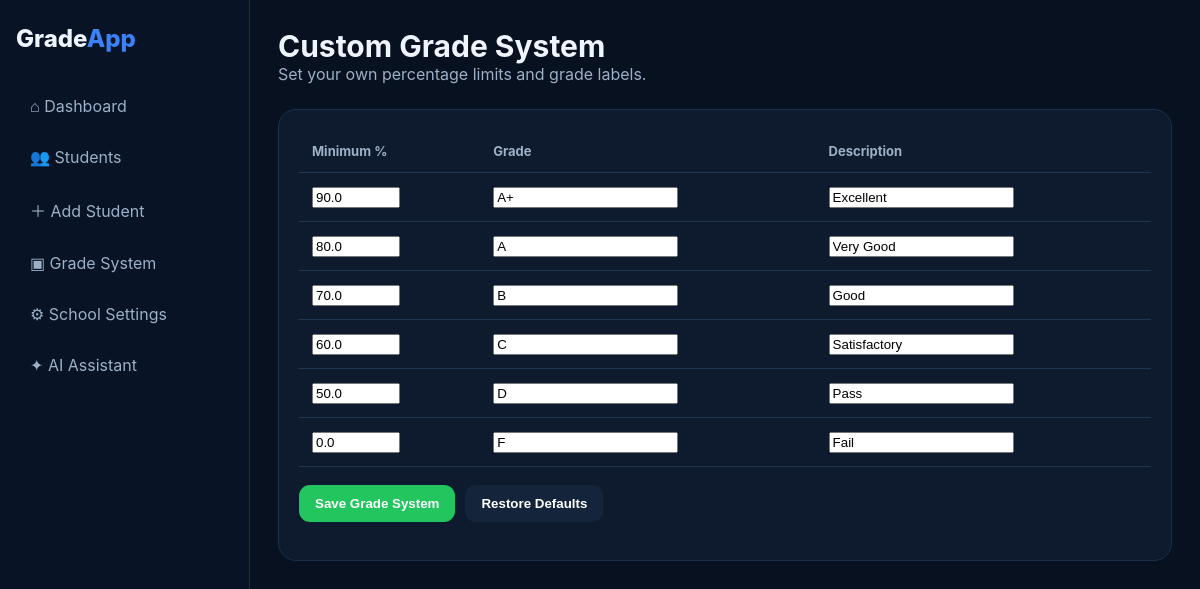
Screenshot of /grades with the database file from the repository.
### tables this page shows
CREATE TABLE grades (
        id INTEGER PRIMARY KEY AUTOINCREMENT,
        min_mark REAL NOT NULL,
        label TEXT NOT NULL,
        description TEXT DEFAULT ''
    );

### app.py (the view, shortened to what this page needs)
@app.route("/grades", methods=["GET", "POST"])
def grades():
    return render_template("grades.html", grades=get_grades())

### app.py (called while the page is built)
def db():
    con = sqlite3.connect(DB_PATH)
    con.row_factory = sqlite3.Row
    return con

def get_settings():
    return dict(db().execute("SELECT * FROM settings WHERE id=1").fetchone())

def get_grades():
    return [dict(r) for r in db().execute(
        "SELECT * FROM grades ORDER BY min_mark DESC"
    ).fetchall()]

@app.context_processor
def inject_globals():
    return {"APP_NAME": APP_NAME, "settings": get_settings()}

### templates/grades.html
{% extends "base.html" %}
{% block content %}
<div class="top"><div><h1>Custom Grade System</h1><div class="muted">Set your own percentage limits and grade labels.</div></div></div>
<form method="post" class="card"><div class="table-wrap"><table><tr><th>Minimum %</th><th>Grade</th><th>Description</th></tr>
{% for g in grades %}<tr><td><input name="min_mark" type="number" min="0" max="100" step="0.01" value="{{g.min_mark}}"></td><td><input name="label" value="{{g.label}}"></td><td><input name="description" value="{{g.description}}"></td></tr>{% endfor %}
</table></div><div class="actions"><button class="btn green">Save Grade System</button><button class="btn secondary" formaction="{{url_for('reset_grades')}}" formmethod="post">Restore Defaults</button></div></form>
{% endblock %}

### templates/base.html (shortened to what this page needs)
<!doctype html><html><head><meta charset="utf-8"><meta name="viewport" content="width=device-width,initial-scale=1">
<title>{{ APP_NAME }}</title><link rel="stylesheet" href="{{ url_for('static', filename='style.css') }}"></head>
<body><div class="layout"><aside class="sidebar"><div class="brand">Grade<span>App</span></div>
<nav class="nav">
<a href="{{url_for('home')}}">⌂ Dashboard</a>
<a href="{{url_for('students')}}">👥 Students</a>
<a href="{{url_for('new_student')}}">＋ Add Student</a>
<a href="{{url_for('grades')}}">▣ Grade System</a>
<a href="{{url_for('settings_page')}}">⚙ School Settings</a>
<a href="#" onclick="alert('AI will be connected after the web app is deployed.');return false;">✦ AI Assistant</a>
</nav></aside><main class="main">
{% block content %}{% endblock %}</main></div></body></html>

### static/style.css (style rules this page uses)
:root { --bg:#07111f;--surface:#0e1b2e;--surface2:#13243b;--input:#0a1627;--text:#eef5ff;--muted:#9db0c8;--primary:#3b82f6;--green:#22c55e;--orange:#f59e0b;--red:#ef4444 }
* { box-sizing:border-box }
body { margin:0;font-family:Inter,Segoe UI,Arial,sans-serif;background:var(--bg);color:var(--text) }
a { text-decoration:none;color:inherit }
.layout { display:flex;min-height:100vh }
.sidebar { width:250px;background:#081426;border-right:1px solid #18304d;padding:24px 16px;position:fixed;inset:0 auto 0 0 }
.brand { font-size:24px;font-weight:800;margin-bottom:30px }
.brand span { color:var(--primary) }
.nav a { display:block;padding:13px 14px;border-radius:12px;color:var(--muted);margin:5px 0 }
.main { margin-left:250px;width:calc(100% - 250px);padding:28px;max-width:1400px }
.top { display:flex;justify-content:space-between;align-items:center;margin-bottom:25px }
h1 { margin:0;font-size:30px }
.muted { color:var(--muted) }
.card { background:var(--surface);border:1px solid #18304d;border-radius:18px;padding:20px }
.actions { display:flex;gap:10px;flex-wrap:wrap;margin:18px 0 }
.btn { border:0;border-radius:11px;padding:11px 16px;background:var(--primary);color:white;font-weight:700;cursor:pointer;display:inline-block }
.btn.secondary { background:var(--surface2) }
.btn.green { background:var(--green) }
table { width:100%;border-collapse:collapse }
.table-wrap { overflow:auto }
.table-wrap table { min-width:700px }
th,td { text-align:left;padding:13px;border-bottom:1px solid #203650 }
th { color:var(--muted);font-size:13px }

### rows the page displays
grades: min_mark "90.0", label "A+", description "Excellent"
grades: min_mark "80.0", label "A", description "Very Good"
grades: min_mark "70.0", label "B", description "Good"
grades: min_mark "60.0", label "C", description "Satisfactory"
grades: min_mark "50.0", label "D", description "Pass"
grades: min_mark "0.0", label "F", description "Fail"
